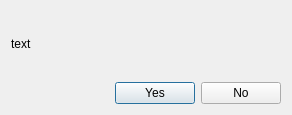
<?xml version="1.0" encoding="UTF-8"?>
<ui version="4.0">
 <class>removeDialog</class>
 <widget class="QDialog" name="removeDialog">
  <property name="geometry">
   <rect>
    <x>0</x>
    <y>0</y>
    <width>292</width>
    <height>115</height>
   </rect>
  </property>
  <property name="windowTitle">
   <string>Dialog</string>
  </property>
  <layout class="QGridLayout" name="gridLayout">
   <item row="1" column="0">
    <layout class="QHBoxLayout" name="horizontalLayout">
     <item>
      <spacer name="horizontalSpacer">
       <property name="orientation">
        <enum>Qt::Orientation::Horizontal</enum>
       </property>
       <property name="sizeHint" stdset="0">
        <size>
         <width>40</width>
         <height>20</height>
        </size>
       </property>
      </spacer>
     </item>
     <item>
      <widget class="QPushButton" name="NoButton">
       <property name="text">
        <string>Yes</string>
       </property>
      </widget>
     </item>
     <item>
      <widget class="QPushButton" name="yesButton">
       <property name="text">
        <string>No</string>
       </property>
      </widget>
     </item>
    </layout>
   </item>
   <item row="0" column="0">
    <widget class="QLabel" name="label">
     <property name="text">
      <string>text</string>
     </property>
    </widget>
   </item>
  </layout>
 </widget>
 <resources/>
 <connections>
  <connection>
   <sender>NoButton</sender>
   <signal>clicked()</signal>
   <receiver>removeDialog</receiver>
   <slot>accept()</slot>
   <hints>
    <hint type="sourcelabel">
     <x>351</x>
     <y>38</y>
    </hint>
    <hint type="destinationlabel">
     <x>233</x>
     <y>29</y>
    </hint>
   </hints>
  </connection>
  <connection>
   <sender>yesButton</sender>
   <signal>clicked()</signal>
   <receiver>removeDialog</receiver>
   <slot>reject()</slot>
   <hints>
    <hint type="sourcelabel">
     <x>330</x>
     <y>66</y>
    </hint>
    <hint type="destinationlabel">
     <x>197</x>
     <y>125</y>
    </hint>
   </hints>
  </connection>
 </connections>
</ui>
